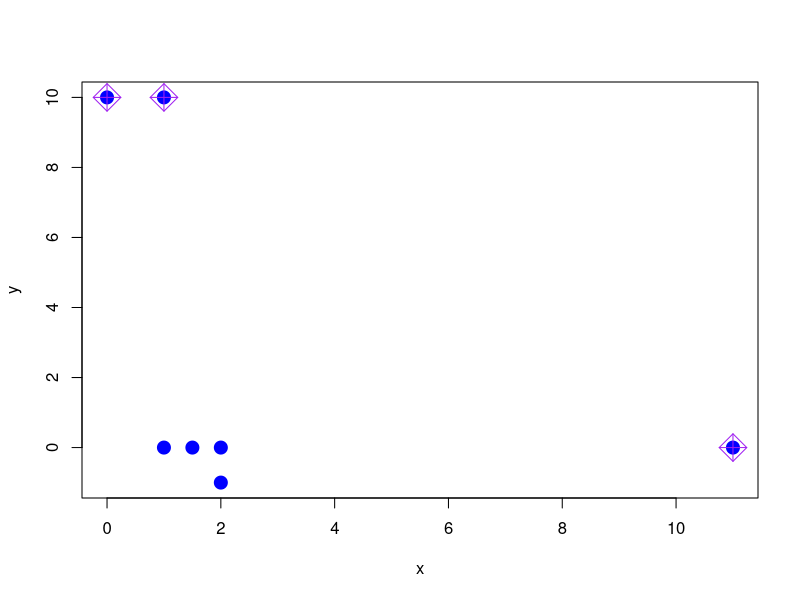

The R script that drew this image: (Note: this script raises an error after producing the figure.)
# -%-%-%-%-%-%-%-%-%-%-%-%-%-%-%
# INFMDI 348  
# Project on Data Mining
# Date:22/06/2012 
# Paris,France  
# Group: 
# - Anthony CLERBOUT
# - Livia RIBEIRO 
# - Tiago CHEDRAOUI SILVA 
# -%-%-%-%-%-%-%-%-%-%-%-%-%-%-%

# Example of empty Clustering

# Point used for the exemple:
# (0,10) (1,10) (11,0) (1.5,0)
# (2,0) (2,-1) (1,0)
data <- array( c(0, 10, 1, 10, 11, 0, 1.5, 0, 2, 0, 2, -1, 1, 0), dim = c(2, 7))

# Chosing 3 initial centers 
# c1 = (0,10)
# c2 = (1,10)
# c3 = (11,0)
centers <- array(dim = c(2, 3))
centers[, 1] <- data[, 1]  
centers[, 2] <- data[, 2] 
centers[, 3] <- data[, 3] 

# What is the initial situation? 
setEPS()
postscript("InitialPoints.eps")
plot(data[1, ],data[2, ],type = "p", pch = 20,
     col = "blue",xlab = 'x', ylab = 'y', cex = 2.6)
points(centers[1, ],centers[2, ],type = "p", pch = 9,col = "purple", cex = 2.6)
dev.off()

# Running Algo
centers <- myKmean(data, centers, 100)

myKmean <- function(x, centers, maxIt){
  count = 0

  while(1) {

    # Definition of groups
    r <- array(dim = c(3, 7))
    for (i in 1:7) {
      r[, i]= findGroup(x[, i],centers)
    }

    # Centers Updating
    oldCenters = centers # For future comparasion

    # Nb of points in each cluster
    pointsInGroup <- array(data = 0, dim = c(3))
    # Sum of values
    sumInGroup <- array(data = 0, dim = c(2, 3))

    # Calculate New center
    for (k in 1:3) {
      for (i in 1:7) {
        pointsInGroup[k] = pointsInGroup[k] + (r[k, i])
        sumInGroup[, k] = sumInGroup[, k] + (r[k, i]) * x[, i]
      }
      if (pointsInGroup[k] > 0) {
        centers[, k] = sumInGroup[, k] / pointsInGroup[k]
      }
    }

    # Ploting results
    #devSVG(paste(count,'Empty.svg'))
    setEPS()
    postscript(paste(count,'Empty.eps'))
    plot(x[1,], x[2,], type = "p", pch = 25,
         col = "white", xlab = "x", ylab = "y", cex = 2.6)
    points(x[1, which(r[1, ] == 1)], x[2, which(r[1, ] == 1)],
           type = "p", pch = 20, col = "blue", cex = 2.6)
    points(x[1, which(r[2, ] == 1)], x[2, which(r[2, ] == 1)],
           type = "p", pch = 20, col = "black", cex = 2.6)
    points(x[1, which(r[3, ] == 1)], x[2, which(r[3, ] == 1)],
           type = "p", pch = 20, col = "red", cex = 2.6)
    points(centers[1, ], centers[2, ],
           type = "p", pch = 9,col = "purple", cex = 2.6)
    box()
    dev.off()

    
    # Centers didn't change: End of Algo
    if( sum( oldCenters - centers) == 0){
      break 
    }
    else if(count > maxIt){
      break
    }
    count <- count + 1
  }
  return (centers)
}

findGroup <- function(p, centers){
  # Search for which group the point is 
  # Input: point 
  # Output: vector r:
  # r = 1 if the point belongs to the group   
  # r = 0 otherwise

  min = Inf
  min_idx = 1

  for (i in 1:3) {
    dist <- euclDist(p, centers[, i])
  
    if(dist < min) {
      min = dist
      min_idx = i
    }
  }
  
  r <- c(seq(0, 0, length = 3))
  r[min_idx] = 1
  return (r)
}

euclDist <- function(p1, p2){
  # Calculate de euclidian distance between two points of dimension n
  # Input: Vectors X and Y of dimension n
  # Output: euclidian distance
  return(sqrt (sum((p1 - p2)^2)))
}

